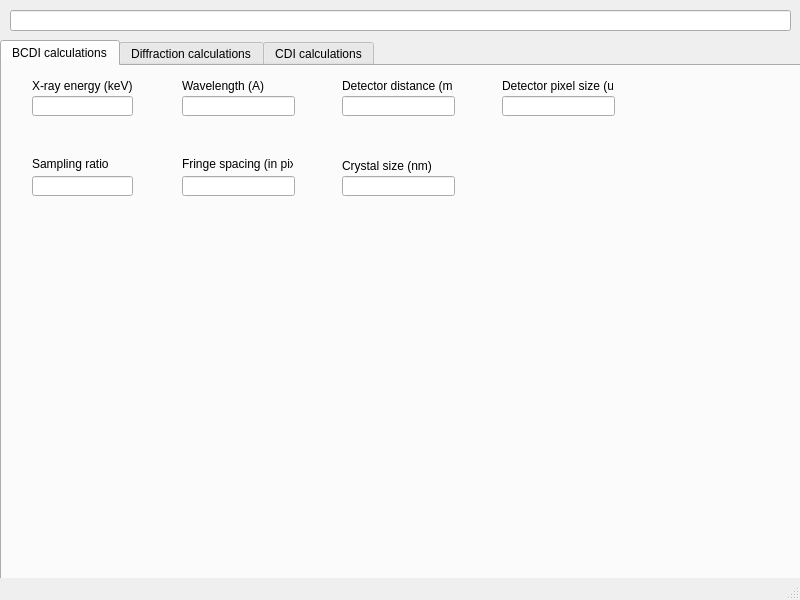
<?xml version="1.0" encoding="UTF-8"?>
<ui version="4.0">
 <class>MainWindow</class>
 <widget class="QMainWindow" name="MainWindow">
  <property name="geometry">
   <rect>
    <x>0</x>
    <y>0</y>
    <width>800</width>
    <height>600</height>
   </rect>
  </property>
  <property name="windowTitle">
   <string>MainWindow</string>
  </property>
  <widget class="QWidget" name="centralwidget">
   <widget class="QTabWidget" name="tabWidget">
    <property name="geometry">
     <rect>
      <x>0</x>
      <y>40</y>
      <width>801</width>
      <height>541</height>
     </rect>
    </property>
    <property name="currentIndex">
     <number>0</number>
    </property>
    <widget class="QWidget" name="bcdi">
     <attribute name="title">
      <string>BCDI calculations</string>
     </attribute>
     <widget class="QLineEdit" name="xray_energy">
      <property name="geometry">
       <rect>
        <x>30</x>
        <y>30</y>
        <width>101</width>
        <height>20</height>
       </rect>
      </property>
      <property name="text">
       <string/>
      </property>
     </widget>
     <widget class="QLabel" name="label_energy">
      <property name="geometry">
       <rect>
        <x>30</x>
        <y>10</y>
        <width>101</width>
        <height>20</height>
       </rect>
      </property>
      <property name="text">
       <string>X-ray energy (keV)</string>
      </property>
     </widget>
     <widget class="QLineEdit" name="xray_wavelength">
      <property name="geometry">
       <rect>
        <x>180</x>
        <y>30</y>
        <width>113</width>
        <height>20</height>
       </rect>
      </property>
     </widget>
     <widget class="QLabel" name="label_wavelength">
      <property name="geometry">
       <rect>
        <x>180</x>
        <y>10</y>
        <width>111</width>
        <height>20</height>
       </rect>
      </property>
      <property name="text">
       <string>Wavelength (A)</string>
      </property>
     </widget>
     <widget class="QLineEdit" name="detector_distance">
      <property name="geometry">
       <rect>
        <x>340</x>
        <y>30</y>
        <width>113</width>
        <height>20</height>
       </rect>
      </property>
     </widget>
     <widget class="QLabel" name="label">
      <property name="geometry">
       <rect>
        <x>340</x>
        <y>9</y>
        <width>111</width>
        <height>21</height>
       </rect>
      </property>
      <property name="text">
       <string>Detector distance (m)</string>
      </property>
     </widget>
     <widget class="QLineEdit" name="detector_pixelsize">
      <property name="geometry">
       <rect>
        <x>500</x>
        <y>30</y>
        <width>113</width>
        <height>20</height>
       </rect>
      </property>
     </widget>
     <widget class="QLabel" name="label_2">
      <property name="geometry">
       <rect>
        <x>500</x>
        <y>10</y>
        <width>111</width>
        <height>20</height>
       </rect>
      </property>
      <property name="text">
       <string>Detector pixel size (um)</string>
      </property>
     </widget>
     <widget class="QLineEdit" name="sampling_ratio">
      <property name="geometry">
       <rect>
        <x>30</x>
        <y>110</y>
        <width>101</width>
        <height>20</height>
       </rect>
      </property>
     </widget>
     <widget class="QLabel" name="label_3">
      <property name="geometry">
       <rect>
        <x>30</x>
        <y>90</y>
        <width>91</width>
        <height>16</height>
       </rect>
      </property>
      <property name="text">
       <string>Sampling ratio</string>
      </property>
     </widget>
     <widget class="QLineEdit" name="fringe_spacing">
      <property name="geometry">
       <rect>
        <x>180</x>
        <y>110</y>
        <width>113</width>
        <height>20</height>
       </rect>
      </property>
     </widget>
     <widget class="QLabel" name="label_4">
      <property name="geometry">
       <rect>
        <x>180</x>
        <y>90</y>
        <width>111</width>
        <height>16</height>
       </rect>
      </property>
      <property name="text">
       <string>Fringe spacing (in pixel)</string>
      </property>
     </widget>
     <widget class="QLineEdit" name="crystal_size">
      <property name="geometry">
       <rect>
        <x>340</x>
        <y>110</y>
        <width>113</width>
        <height>20</height>
       </rect>
      </property>
     </widget>
     <widget class="QLabel" name="label_5">
      <property name="geometry">
       <rect>
        <x>340</x>
        <y>90</y>
        <width>111</width>
        <height>20</height>
       </rect>
      </property>
      <property name="text">
       <string>Crystal size (nm)</string>
      </property>
     </widget>
    </widget>
    <widget class="QWidget" name="diffraction">
     <attribute name="title">
      <string>Diffraction calculations</string>
     </attribute>
    </widget>
    <widget class="QWidget" name="cdi">
     <attribute name="title">
      <string>CDI calculations</string>
     </attribute>
    </widget>
   </widget>
   <widget class="QLineEdit" name="helptext">
    <property name="enabled">
     <bool>true</bool>
    </property>
    <property name="geometry">
     <rect>
      <x>10</x>
      <y>10</y>
      <width>781</width>
      <height>21</height>
     </rect>
    </property>
    <property name="readOnly">
     <bool>true</bool>
    </property>
   </widget>
  </widget>
  <widget class="QMenuBar" name="menubar">
   <property name="geometry">
    <rect>
     <x>0</x>
     <y>0</y>
     <width>800</width>
     <height>18</height>
    </rect>
   </property>
  </widget>
  <widget class="QStatusBar" name="statusbar"/>
 </widget>
 <resources/>
 <connections/>
</ui>
